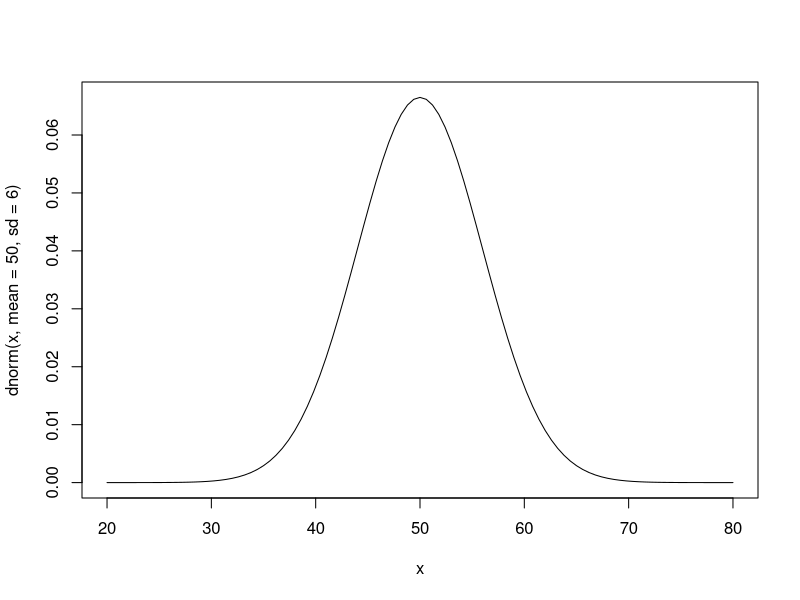
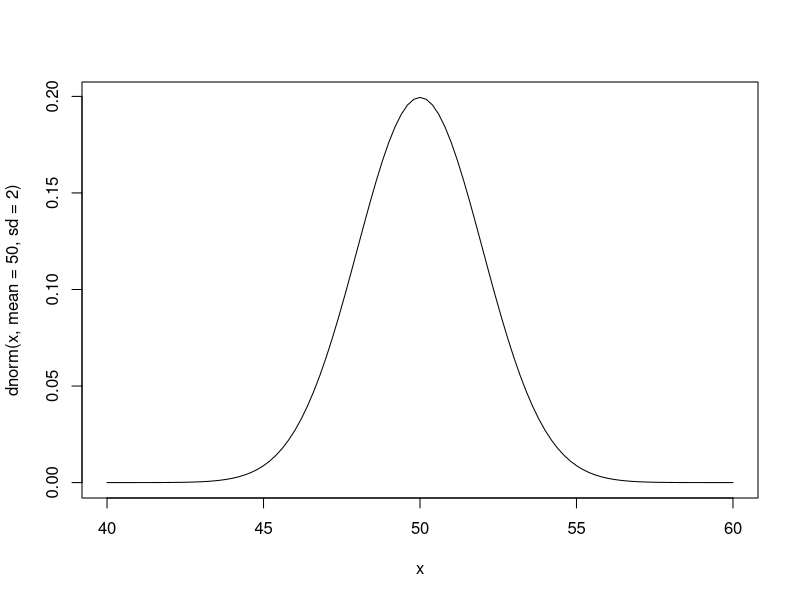
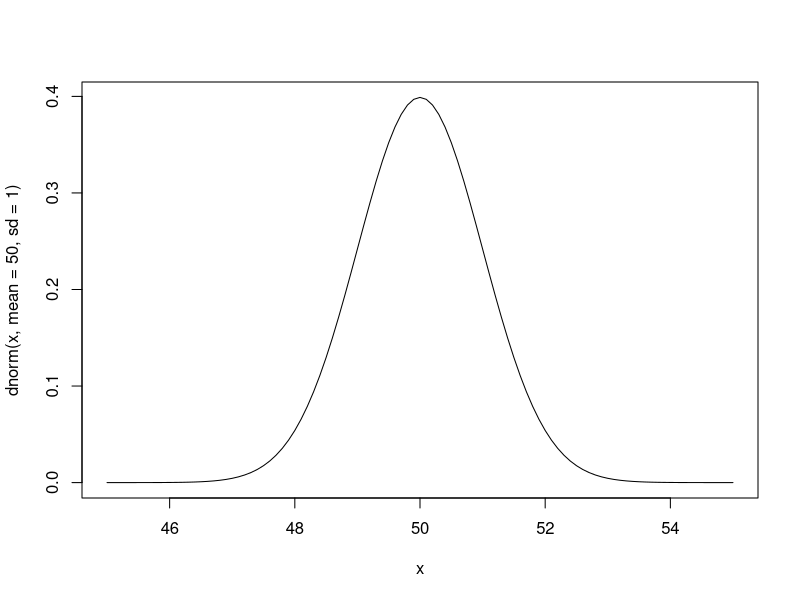
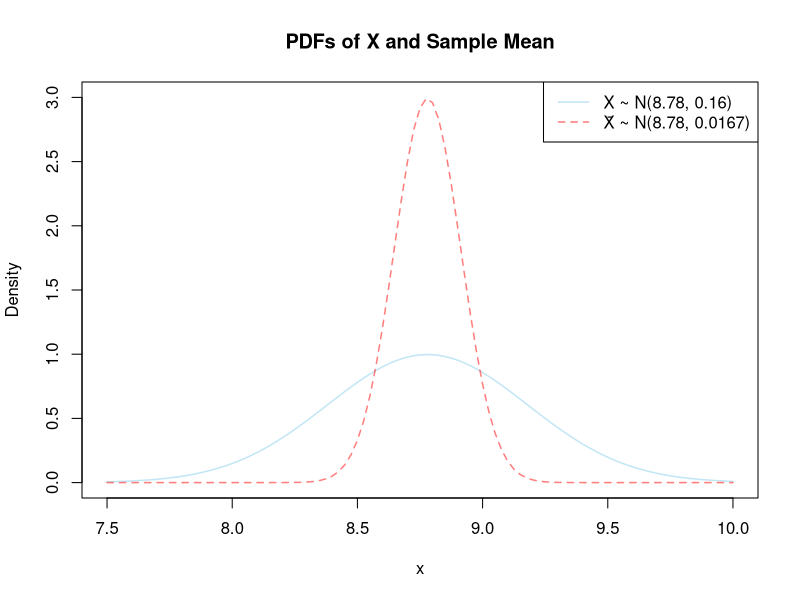

These charts were generated, in order, by the following R code:
## ---- chunk 1
knitr::opts_chunk$set(echo = TRUE)
## ---- chunk 2
set.seed(11101987) # Scorpio!!!

U <- runif(10)
X_sim <- sqrt(U)

X_sim
## ---- chunk 3
dbinom(2, size = 3, prob = 0.5)

dbinom(4, size = 5, prob = 0.5)
## ---- chunk 4
0.375 * 0.15625
## ---- chunk 5
dbinom(7, size = 8, prob = 0.5)
## ---- chunk 6
(0.8)^4 - (0.4)^4
## ---- chunk 7
0.75 * 0.384
## ---- chunk 8
0.5 * 4/7
## ---- chunk 9
# Calculate each probability term
exp(-1000 / 1000) * exp(-1000 / 1500) * exp(-1000 / 2000)

## ---- chunk 10
1 - pgamma(90, shape = 6, scale = 10)
## ---- chunk 11
curve(dnorm(x, mean = 50, sd = 6), from = 20, to = 80)
## ---- chunk 12
curve(dnorm(x, mean = 50, sd = 2), from = 40, to = 60)
## ---- chunk 13
curve(dnorm(x, mean = 50, sd = 1), from = 45, to = 55)
## ---- chunk 14
# Plot the PDF of X 
curve(dnorm(x, mean = 8.78, sd = 0.4), from = 7.5, to = 10,
      col = adjustcolor("skyblue", alpha.f = 0.5), lwd = 1.5,
      xlab = "x", ylab = "Density",
      main = "PDFs of X and Sample Mean",
      ylim = c(0, 3))  # Set y-axis limits from 0 to 3

# Add the PDF 
curve(dnorm(x, mean = 8.78, sd = 0.1333), from = 7.5, to = 10,
      col = adjustcolor("red", alpha.f = 0.5), lwd = 1.5,
      lty = 2, add = TRUE)

# Add a legend to differentiate 
legend("topright", legend = c("X ~ N(8.78, 0.16)", "X̄ ~ N(8.78, 0.0167)"),
       col = c(adjustcolor("skyblue", alpha.f = 0.5), adjustcolor("red", alpha.f = 0.5)), 
       lwd = 1.5, lty = c(1, 2))
